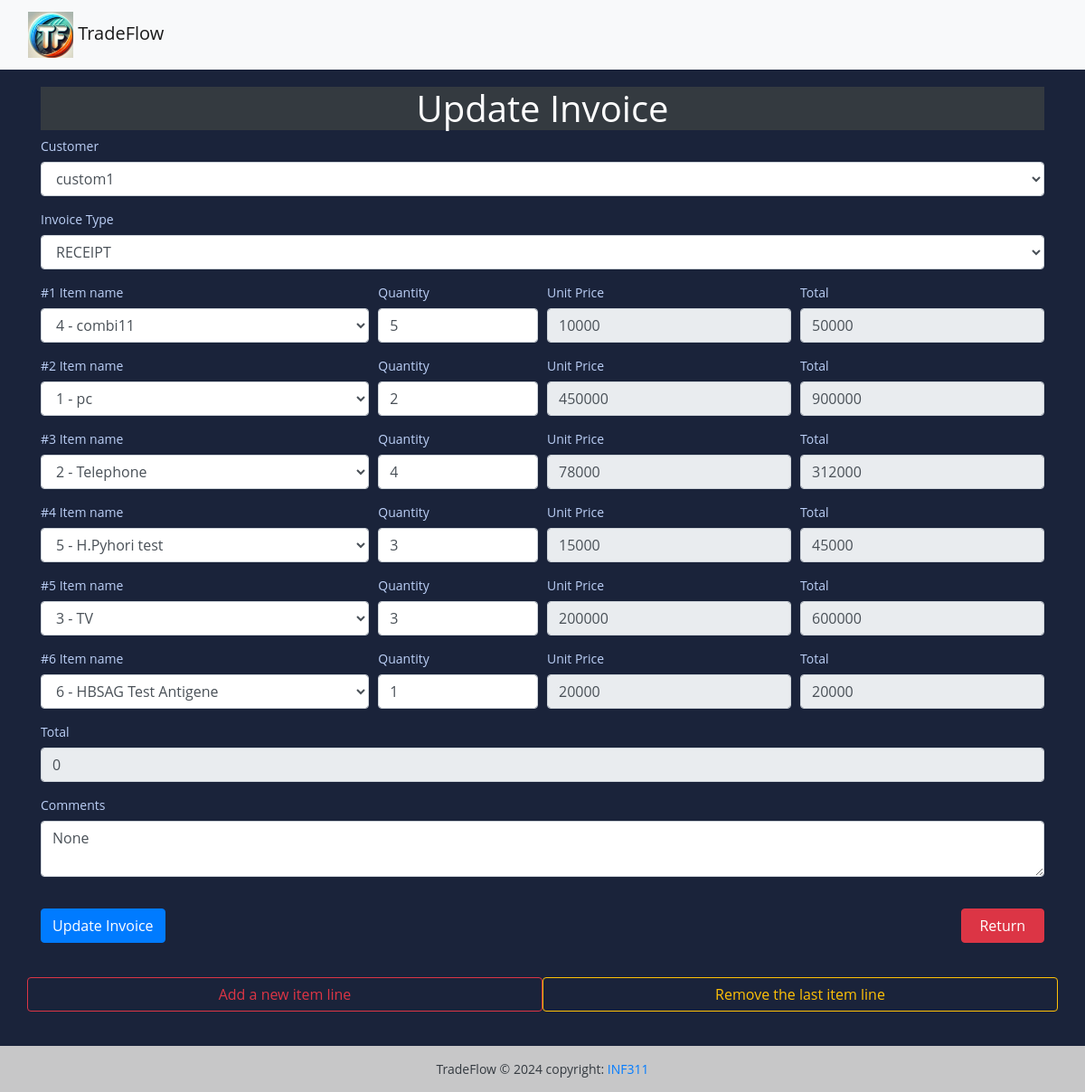
Page /invoice/update/14/ (signed in) on the committed database.
### Orders/models.py (models this page shows, shortened)
class Invoice(models.Model):
    INVOICE_TYPE = (
        ('R', _('RECEIPT')),
        ('P', _('PROFORMA INVOICE')),
        ('I', _('INVOICE')),
    )
    customer = models.ForeignKey(
        Person,
        related_name='customer_invoices',
        on_delete=models.CASCADE,
        limit_choices_to={'role': 'C'},  # Filter to make sure the person is a customer
    )
    save_by = models.ForeignKey(
        Person,
        related_name='seller_invoices',
        on_delete=models.CASCADE,
        limit_choices_to={'role': ['S', 'A', 'C']},  # Filter to make sure the person is a seller
    )
    invoice_date_time = models.DateTimeField(auto_now_add=True)
    total = models.DecimalField(max_digits=10000, decimal_places=2)
    paid = models.BooleanField(default=False)
    invoice_type = models.CharField(max_length=1, choices=INVOICE_TYPE)
    comments = models.TextField(null=True, max_length=1000, blank=True)
    class Meta:
        verbose_name = "Invoice"
        verbose_name_plural = "Invoices"

class Order_line(models.Model):
    invoice = models.ForeignKey(Invoice, on_delete=models.CASCADE)
    article_name = models.ForeignKey(Article, related_name='article', on_delete=models.PROTECT)
    quantity = models.IntegerField()
    unit_price = models.DecimalField(max_digits=1000, decimal_places=2)
    total = models.DecimalField(max_digits=1000, decimal_places=2)
    class Meta:
        verbose_name = "Order_line"
        verbose_name_plural = "Order_lines"

### Users/models.py (models this page shows, shortened)
class Person(AbstractBaseUser, PermissionsMixin):
    SEX_TYPES = (
        ('M', _('Male')),
        ('F', _('Feminine')),
    )
    ROLE_TYPES = (
        ('S', _('Seller')),
        ('M', _('Manager')),
        ('C', _('Customer')),
        ('A', _('Admin')),
    )
    name = models.CharField(max_length=150)
    password = models.CharField(max_length=128)
    email = models.EmailField(unique=True)
    phone = models.CharField(max_length=132)
    address = models.CharField(max_length=150)
    sex = models.CharField(max_length=1, choices = SEX_TYPES)
    age = models.PositiveIntegerField()
    city = models.CharField(max_length=32)
    bp = models.PositiveIntegerField()
    role = models.CharField(max_length=1, choices = ROLE_TYPES)
    crearted_date = models.DateTimeField(auto_now_add=True)
    is_staff = models.BooleanField(default=False)
    is_superuser = models.BooleanField(default=False)
    is_active = models.BooleanField(default=True)
    objects = UserManager()
    USERNAME_FIELD = 'email'
    REQUIRED_FIELDS = ['name']
    class Meta:
        constraints = [
            models.UniqueConstraint(fields=['name', 'password'], name = 'unique_person_name_password')
        ]
        verbose_name = "Person"
        verbose_name_plural = "Persons"

### Orders/views.py (the view, shortened to what this page needs)
# urls.py: path('invoice/update/<int:pk>/', views.UpdateInvoiceView.as_view(), name='update-invoice'),
class UpdateInvoiceView(LoginRequiredMixin, View):
    template_name = 'update-invoice.html'
    def get(self, request, pk, *args, **kwargs):
        try:
            invoice = Invoice.objects.get(id=pk)
            order_lines = Order_line.objects.filter(invoice=invoice)
            customers = Person.objects.filter(role='C')
            articles = Article.objects.all()
            page = f'invoice/update/{pk}/'
            context = {
                'invoice': invoice,
                'order_lines': order_lines,
                'customers': customers,
                'articles': articles,
                'page': page
            }
            return render(request, self.template_name, context)
        except Invoice.DoesNotExist:
            messages.error(request, "Invoice not found.")
            return redirect('home')

### templates/update-invoice.html (shortened to what this page needs)
{% extends "base.html" %}
{% block content %}
    <h1 class="text-capitalize text-center mx-10 bg-dark text-white">Update invoice</h1>
    <form method="post">
        <div class="form-group">
            <label for="customer">Customer</label>
            <select name="customer" class="form-control">
                {% for customer in customers %}
                    <option value="{{ customer.id }}" {% if invoice.customer.id == customer.id %}selected{% endif %}>
                        {{ customer.name }}
                    </option>
                {% endfor %}
            </select>
        </div>
        <div class="form-group">
            <label for="invoice_type">Invoice Type</label>
            <select name="invoice_type" class="form-control">
                <option value="R" {% if invoice.invoice_type == 'R' %}selected{% endif %}>RECEIPT</option>
            </select>
        </div>
        <div id="wrapper">
        {% for line in order_lines %}
            <div class="form-row">
                <div class="form-group col-md-4">
                    <label for="article-{{forloop.counter}}">#{{forloop.counter}} Item name</label>
                    <select name="article" class="form-control" id="article-{{forloop.counter}}" onchange="handleChangePrice(this)">
                        {% for article in articles %}
                            <option data-price="{{article.unit_price}}" value="{{ article.name }}" {% if line.article_name.name == article.name %}selected{% endif %} >{{forloop.counter}} - {{article.name}}</option>
                        {% endfor %}
                    </select>
                </div>
                <div class="form-group col-md-2">
                    <label for="qty-{{forloop.counter}}">Quantity</label>
                    <input required name="qty" value="{{ line.quantity }}" type="number" min="1" step="0.1" class="form-control" id="qty-{{forloop.counter}}" onchange="handleChangeSingleArticle(this)">
                </div>
                <div class="form-group col-md-3">
                    <label for="unit-{{forloop.counter}}">Unit Price</label>
                    <input required name="unit" value="{{line.unit_price}}" type="number" min="1" step="0.1" class="form-control" id="unit-{{forloop.counter}}" readonly>
                </div>
                <div class="form-group col-md-3">
                    <label for="total-a-{{forloop.counter}}">Total</label>
                    <input required name="total-a" type="number" value="{{ line.total }}" min="1" step="0.1" readonly class="form-control" id="total-a-{{forloop.counter}}">
                </div>
            </div>
        {% endfor %}
        </div>
        <div class="form-row">
            <div class="form-group col-md-12">
                <label for="total">Total</label>
                <input type="number" min="1" step="0.1" name="total" value="{{ invoice.total }}" readonly class="form-control" id="total">
            </div>
        </div>
        <div class="form-group">
            <label for="comment">Comments</label>
            <textarea name="comment" class="form-control">{{ invoice.comments }}</textarea>
        </div>
        <br>
        <button type="submit" class="btn btn-primary">Update Invoice</button>
        <a href="{% url 'home' %}" title="Home" class="btn btn-outline-danger text-white bg-danger w-50 col-md-1 float-right">Return</a>
    </form>
     <br><br>
    <div class="row">
        <button id="btn-add" class="btn btn-outline-danger w-50 col-md-6">Add a new item line</button>
        <button id="btn-remove" class="btn btn-outline-warning w-50 col-md-6">Remove the last item line</button>
    </div>
    <br><br>
{% endblock %}

### static/styles.css (style rules this page uses)
body { margin: 0; padding: 0; font: 400 .875rem 'Open Sans', sans-serif; color: #bcd0f7; background: #1A233A; position: relative; height: 100%; }

### rows in the picture
Invoice: customer "custom1", invoice_type "RECEIPT", total "0", comment "None"
Order_line: article "4 - combi11", qty "5", unit "10000", total-a "50000"
Order_line: article "1 - pc", qty "2", unit "450000", total-a "900000"
Order_line: article "2 - Telephone", qty "4", unit "78000", total-a "312000"
Order_line: article "5 - H.Pyhori test", qty "3", unit "15000", total-a "45000"
Order_line: article "3 - TV", qty "3", unit "200000", total-a "600000"
Order_line: article "6 - HBSAG Test Antigene", qty "1", unit "20000", total-a "20000"
